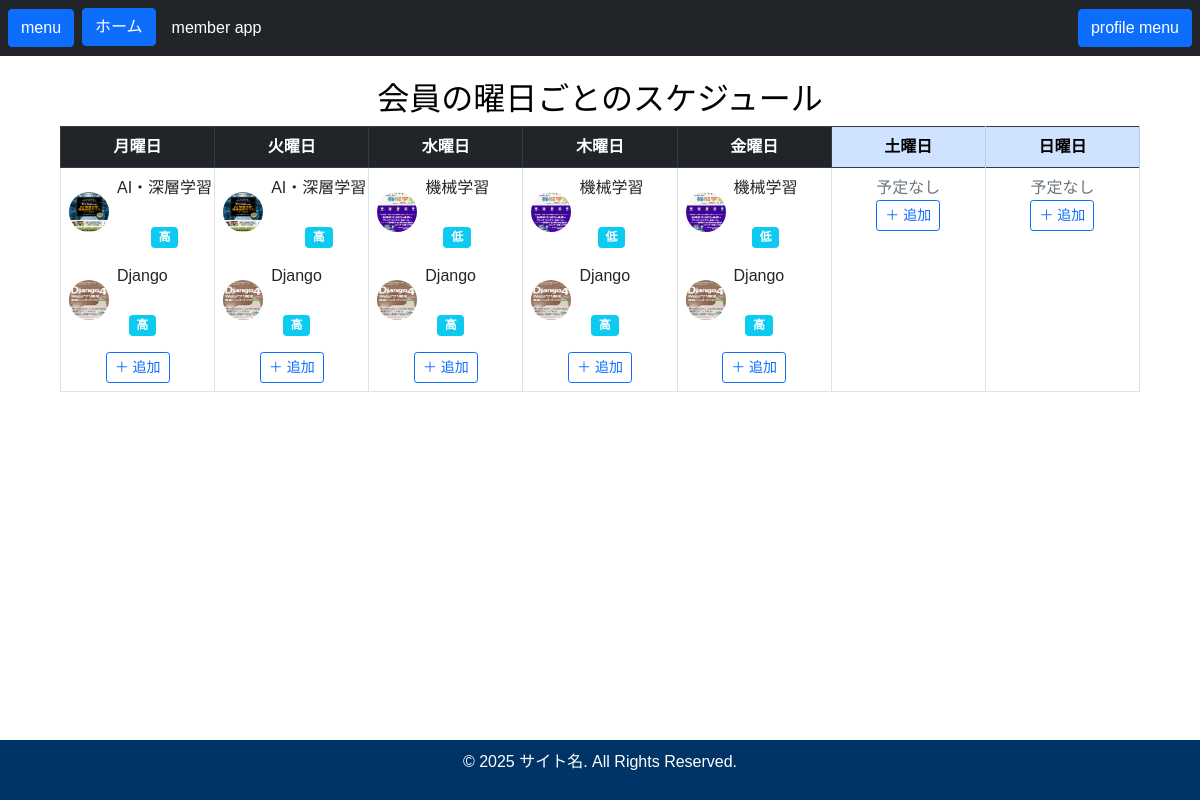
/member/user-schedule-list/ (signed in), run on the app's committed database.
### main/models.py (models this page shows, shortened)
class UserSchedule(models.Model):
    member = models.ForeignKey(Member, on_delete=models.CASCADE)  # 会員情報（ユーザー）
    schedule = models.ForeignKey(Event, on_delete=models.CASCADE)  # 予定（スケジュール）
    day_of_week = models.PositiveIntegerField()  # 曜日を数値で表現（0=月曜日, 1=火曜日, ..., 6=日曜日）
    is_completed = models.BooleanField(default=False)  # 実際にその予定が完了したかどうか
    class Meta:
        verbose_name_plural = "曜日毎のスケジュール"
        unique_together = ('member', 'schedule', 'day_of_week')  # 同一ユーザーの同じ曜日に同じ予定は1回だけ
    def get_day_of_week_display(self):
        days_map = {1: '月', 2: '火', 3: '水', 4: '木', 5: '金', 6: '土', 7: '日'}
        return days_map.get(self.day_of_week, '不明')

class Event(models.Model):
    title = models.CharField(max_length=255, help_text="予定のタイトルを入力")
    image = models.ImageField(upload_to="Schedule/images/", verbose_name="イメージ画像", blank=True, null=True)
    description = models.TextField(blank=True, null=True, help_text="予定の詳細を入力（任意）")
    category = models.ForeignKey(Category, on_delete=models.CASCADE, related_name='schedules', help_text="カテゴリを選択")
    importance = models.ForeignKey(Importance, on_delete=models.CASCADE, related_name='schedules', help_text="重要度を選択")
    is_completed = models.BooleanField(default=False, help_text="予定が完了したかどうか（デフォルトは未完了）")
    created_at = models.DateTimeField(auto_now_add=True, help_text="予定が作成された日時（自動設定）")
    updated_at = models.DateTimeField(auto_now=True, help_text="予定が更新された日時（自動設定）")
    class Meta:
        verbose_name_plural = "イベント"

class Importance(models.Model):
    level = models.CharField(max_length=20, unique=True, help_text="重要度レベル")
    class Meta:
        verbose_name_plural = "重要度"
    def __str__(self):
        return self.level

### member/views.py (the view)
# urls.py: path('user-schedule-list/', UserScheduleListView.as_view(), name='user_schedule_list'),
class UserScheduleListView(ListView):
    model = UserSchedule
    template_name = 'schedules/user_schedule_list.html'
    context_object_name = 'user_schedules'
    def get_queryset(self):
        return UserSchedule.objects.filter(member=self.request.user)
    def get_context_data(self, **kwargs):
        context = super().get_context_data(**kwargs)
        schedules_by_day = {
            "mon": [], "tue": [], "wed": [], "thu": [], "fri": [], "sat": [], "sun": [],
        }
        for user_schedule in context['user_schedules']:
            day_of_week = user_schedule.get_day_of_week_display()  # 数字から英数字に変換
            day_of_week = self.convert_day_to_english(day_of_week)  # 英語表記に変換
            if day_of_week in schedules_by_day:
                schedules_by_day[day_of_week].append(user_schedule)
        context['schedules_by_day'] = schedules_by_day
        return context
    def convert_day_to_english(self, day_of_week):
        day_map = {
            '月': 'mon',
            '火': 'tue',
            '水': 'wed',
            '木': 'thu',
            '金': 'fri',
            '土': 'sat',
            '日': 'sun',
        }
        return day_map.get(day_of_week, '')

### main/templatetags/user_filters.py (called while the page is built)
@register.filter
def is_admin(user):
    return user.is_superuser  # 管理者かどうかを判定

@register.filter
def is_member(user):
    return hasattr(user, 'member')  # Memberとしての関連があるか確認

### member/templates/schedules/user_schedule_list.html (shortened to what this page needs)
{% extends 'base.html' %}
{% load static %}
{% block content %}
<h2 class="text-center">会員の曜日ごとのスケジュール</h2>
<div class="container">
    <table class="table table-bordered text-center" style="table-layout: fixed;">
        <thead class="table-dark">
            <tr>
                <th class="col">月曜日</th>
                <th class="col">火曜日</th>
                <th class="col">水曜日</th>
                <th class="col">木曜日</th>
                <th class="col">金曜日</th>
                <th class="col table-primary">土曜日</th>
                <th class="col table-primary">日曜日</th>
            </tr>
        </thead>
        <tbody>
            <tr>
                {% for day, schedules in schedules_by_day.items %}
                <td>
                    <ul class="list-unstyled mb-0">
                        {% for schedule in schedules %}
                        <li class="mb-3">
                            <div class="d-flex align-items-center">
                                <a href="{% url 'member:schedule_detail' schedule.id schedule.schedule.id %}">
                                    <img src="{{ schedule.schedule.image.url }}" alt="{{ schedule.schedule.title }}"
                                        class="rounded-circle me-2" data-bs-toggle="tooltip"
                                        title="{{ schedule.schedule.title }}" style="width: 40px; height: 40px;">
                                </a>
                                <div>
                                    <div class="text-dark text-decoration-none text-nowrap">
                                        {{ schedule.schedule.title|truncatechars:10 }}
                                    </div>
                                    <br>
                                    <div class="badge bg-info">
                                        {{ schedule.schedule.importance }}
                                    </div>
                                </div>
                            </div>
                        </li>
                        {% empty %}
                        <li class="text-muted">予定なし</li>
                        {% endfor %}
                    </ul>
                    <a href="{% url 'member:user_schedule_add' day=day %}" class="btn btn-sm btn-outline-primary"
                        data-bs-toggle="tooltip" title="この曜日に新しい予定を追加">
                        ＋ 追加
                    </a>
                </td>
                {% endfor %}
            </tr>
        </tbody>
    </table>
</div>
{% endblock %}

### static/css/myStyles.css (style rules this page uses)
body { font-family: Arial, sans-serif; background-color: white; color: black; }
body { display: flex; flex-direction: column; min-height: 100vh; }

### data on the page
UserSchedule: schedule.image (picture), schedule "AI・深層学習", schedule.importance "高"
UserSchedule: schedule.image (picture), schedule "Django", schedule.importance "高"
UserSchedule: schedule.image (picture), schedule "AI・深層学習", schedule.importance "高"
UserSchedule: schedule.image (picture), schedule "Django", schedule.importance "高"
UserSchedule: schedule.image (picture), schedule "機械学習", schedule.importance "低"
UserSchedule: schedule.image (picture), schedule "Django", schedule.importance "高"
UserSchedule: schedule.image (picture), schedule "機械学習", schedule.importance "低"
UserSchedule: schedule.image (picture), schedule "Django", schedule.importance "高"
UserSchedule: schedule.image (picture), schedule "機械学習", schedule.importance "低"
UserSchedule: schedule.image (picture), schedule "Django", schedule.importance "高"
